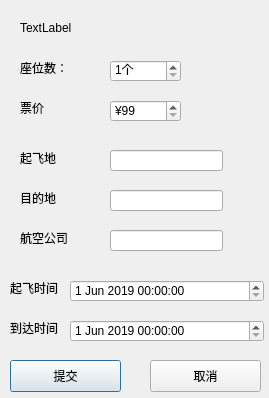
<?xml version="1.0" encoding="UTF-8"?>
<ui version="4.0">
 <class>planeDialog</class>
 <widget class="QDialog" name="planeDialog">
  <property name="geometry">
   <rect>
    <x>0</x>
    <y>0</y>
    <width>269</width>
    <height>398</height>
   </rect>
  </property>
  <property name="windowTitle">
   <string>Dialog</string>
  </property>
  <widget class="QLabel" name="pidLabel">
   <property name="geometry">
    <rect>
     <x>20</x>
     <y>20</y>
     <width>57</width>
     <height>16</height>
    </rect>
   </property>
   <property name="text">
    <string>TextLabel</string>
   </property>
  </widget>
  <widget class="QLabel" name="label_2">
   <property name="geometry">
    <rect>
     <x>20</x>
     <y>60</y>
     <width>57</width>
     <height>16</height>
    </rect>
   </property>
   <property name="text">
    <string>座位数：</string>
   </property>
  </widget>
  <widget class="QSpinBox" name="seatsnum">
   <property name="geometry">
    <rect>
     <x>110</x>
     <y>60</y>
     <width>71</width>
     <height>22</height>
    </rect>
   </property>
   <property name="suffix">
    <string>个</string>
   </property>
   <property name="minimum">
    <number>1</number>
   </property>
   <property name="maximum">
    <number>1000</number>
   </property>
  </widget>
  <widget class="QLabel" name="label_3">
   <property name="geometry">
    <rect>
     <x>20</x>
     <y>100</y>
     <width>57</width>
     <height>16</height>
    </rect>
   </property>
   <property name="text">
    <string>票价</string>
   </property>
  </widget>
  <widget class="QSpinBox" name="price">
   <property name="geometry">
    <rect>
     <x>110</x>
     <y>100</y>
     <width>71</width>
     <height>22</height>
    </rect>
   </property>
   <property name="prefix">
    <string>¥</string>
   </property>
   <property name="minimum">
    <number>99</number>
   </property>
   <property name="maximum">
    <number>10000</number>
   </property>
  </widget>
  <widget class="QLabel" name="label_4">
   <property name="geometry">
    <rect>
     <x>20</x>
     <y>150</y>
     <width>57</width>
     <height>16</height>
    </rect>
   </property>
   <property name="text">
    <string>起飞地</string>
   </property>
  </widget>
  <widget class="QLineEdit" name="fromEdit">
   <property name="geometry">
    <rect>
     <x>110</x>
     <y>150</y>
     <width>113</width>
     <height>21</height>
    </rect>
   </property>
  </widget>
  <widget class="QLabel" name="label_5">
   <property name="geometry">
    <rect>
     <x>20</x>
     <y>190</y>
     <width>57</width>
     <height>16</height>
    </rect>
   </property>
   <property name="text">
    <string>目的地</string>
   </property>
  </widget>
  <widget class="QLineEdit" name="toEdit">
   <property name="geometry">
    <rect>
     <x>110</x>
     <y>190</y>
     <width>113</width>
     <height>21</height>
    </rect>
   </property>
  </widget>
  <widget class="QLabel" name="label_6">
   <property name="geometry">
    <rect>
     <x>20</x>
     <y>230</y>
     <width>57</width>
     <height>16</height>
    </rect>
   </property>
   <property name="text">
    <string>航空公司</string>
   </property>
  </widget>
  <widget class="QLineEdit" name="company">
   <property name="geometry">
    <rect>
     <x>110</x>
     <y>230</y>
     <width>113</width>
     <height>21</height>
    </rect>
   </property>
  </widget>
  <widget class="QLabel" name="label_7">
   <property name="geometry">
    <rect>
     <x>10</x>
     <y>280</y>
     <width>57</width>
     <height>16</height>
    </rect>
   </property>
   <property name="text">
    <string>起飞时间</string>
   </property>
  </widget>
  <widget class="QLabel" name="label_8">
   <property name="geometry">
    <rect>
     <x>10</x>
     <y>320</y>
     <width>57</width>
     <height>16</height>
    </rect>
   </property>
   <property name="text">
    <string>到达时间</string>
   </property>
  </widget>
  <widget class="QDateTimeEdit" name="fromTimeEdit">
   <property name="geometry">
    <rect>
     <x>70</x>
     <y>280</y>
     <width>194</width>
     <height>22</height>
    </rect>
   </property>
   <property name="dateTime">
    <datetime>
     <hour>0</hour>
     <minute>0</minute>
     <second>0</second>
     <year>2019</year>
     <month>6</month>
     <day>1</day>
    </datetime>
   </property>
  </widget>
  <widget class="QDateTimeEdit" name="toTimeEdit">
   <property name="geometry">
    <rect>
     <x>70</x>
     <y>320</y>
     <width>194</width>
     <height>22</height>
    </rect>
   </property>
   <property name="dateTime">
    <datetime>
     <hour>0</hour>
     <minute>0</minute>
     <second>0</second>
     <year>2019</year>
     <month>6</month>
     <day>1</day>
    </datetime>
   </property>
  </widget>
  <widget class="QPushButton" name="commitButton">
   <property name="geometry">
    <rect>
     <x>10</x>
     <y>360</y>
     <width>111</width>
     <height>32</height>
    </rect>
   </property>
   <property name="text">
    <string>提交</string>
   </property>
  </widget>
  <widget class="QPushButton" name="quitButton">
   <property name="geometry">
    <rect>
     <x>150</x>
     <y>360</y>
     <width>111</width>
     <height>32</height>
    </rect>
   </property>
   <property name="text">
    <string>取消</string>
   </property>
  </widget>
 </widget>
 <resources/>
 <connections>
  <connection>
   <sender>quitButton</sender>
   <signal>clicked()</signal>
   <receiver>planeDialog</receiver>
   <slot>accept()</slot>
   <hints>
    <hint type="sourcelabel">
     <x>200</x>
     <y>367</y>
    </hint>
    <hint type="destinationlabel">
     <x>235</x>
     <y>413</y>
    </hint>
   </hints>
  </connection>
 </connections>
</ui>
